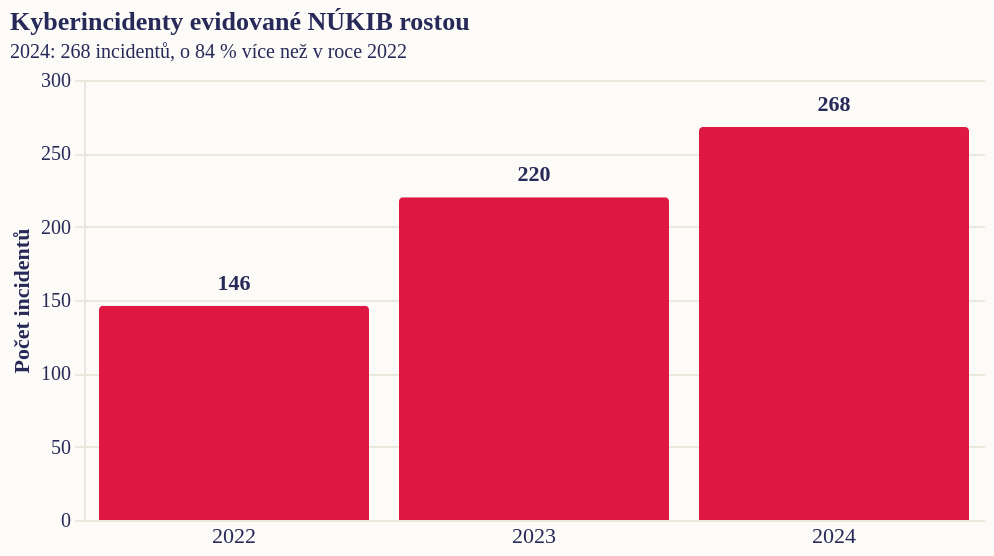

Vega-Lite specification stored for this chart:
### Vega-Lite specification from a JSON file in a GitHub repository (floating-point values rounded to 4 significant figures)
{"$schema": "https://vega.github.io/schema/vega-lite/v5.json", "background": "#fdfbf7", "title": {"text": "Kyberincidenty evidované NÚKIB rostou", "subtitle": "2024: 268 incidentů, o 84 % více než v roce 2022", "anchor": "start", "font": "Roboto Slab", "fontSize": 13, "subtitleFont": "Work Sans", "subtitleFontSize": 10, "color": "#272a59", "subtitleColor": "#272a59"}, "width": 450, "height": 220, "data": {"values": [{"rok": "2022", "incidenty": 146, "label": "146"}, {"rok": "2023", "incidenty": 220, "label": "220"}, {"rok": "2024", "incidenty": 268, "label": "268"}]}, "encoding": {"x": {"field": "rok", "type": "nominal", "title": null, "axis": {"labelAngle": 0, "labelFont": "Work Sans", "labelFontSize": 11, "labelColor": "#272a59", "domain": false, "ticks": false}}, "y": {"field": "incidenty", "type": "quantitative", "title": "Počet incidentů", "scale": {"domain": [0, 300]}, "axis": {"labelFont": "Work Sans", "labelFontSize": 10, "labelColor": "#272a59", "titleFont": "Work Sans", "titleFontSize": 11, "titleColor": "#272a59", "gridColor": "#e8e8dc", "domainColor": "#e8e8dc", "tickColor": "#e8e8dc"}}}, "layer": [{"mark": {"type": "bar", "cornerRadiusEnd": 2, "color": "#de1743"}}, {"mark": {"type": "text", "align": "center", "baseline": "bottom", "dy": -6, "font": "Work Sans", "fontSize": 11, "fontWeight": 600, "color": "#272a59"}, "encoding": {"text": {"field": "label"}}}, {"transform": [{"filter": "datum.rok == '2024'"}], "mark": {"type": "text", "align": "center", "baseline": "top", "dy": 18, "font": "Work Sans", "fontSize": 11, "fontWeight": 700, "color": "#de1743"}, "encoding": {"text": {"value": "+84 % od roku 2022"}}}], "config": {"view": {"stroke": null}, "font": "Work Sans", "axis": {"labelFont": "Work Sans", "titleFont": "Work Sans"}}, "_source": "NÚKIB, Zprávy o stavu kybernetické bezpečnosti ČR", "usermeta": {"note": "NÚKIB evidoval 146 incidentů v roce 2022, 220 v roce 2023 a 268 v roce 2024."}}
